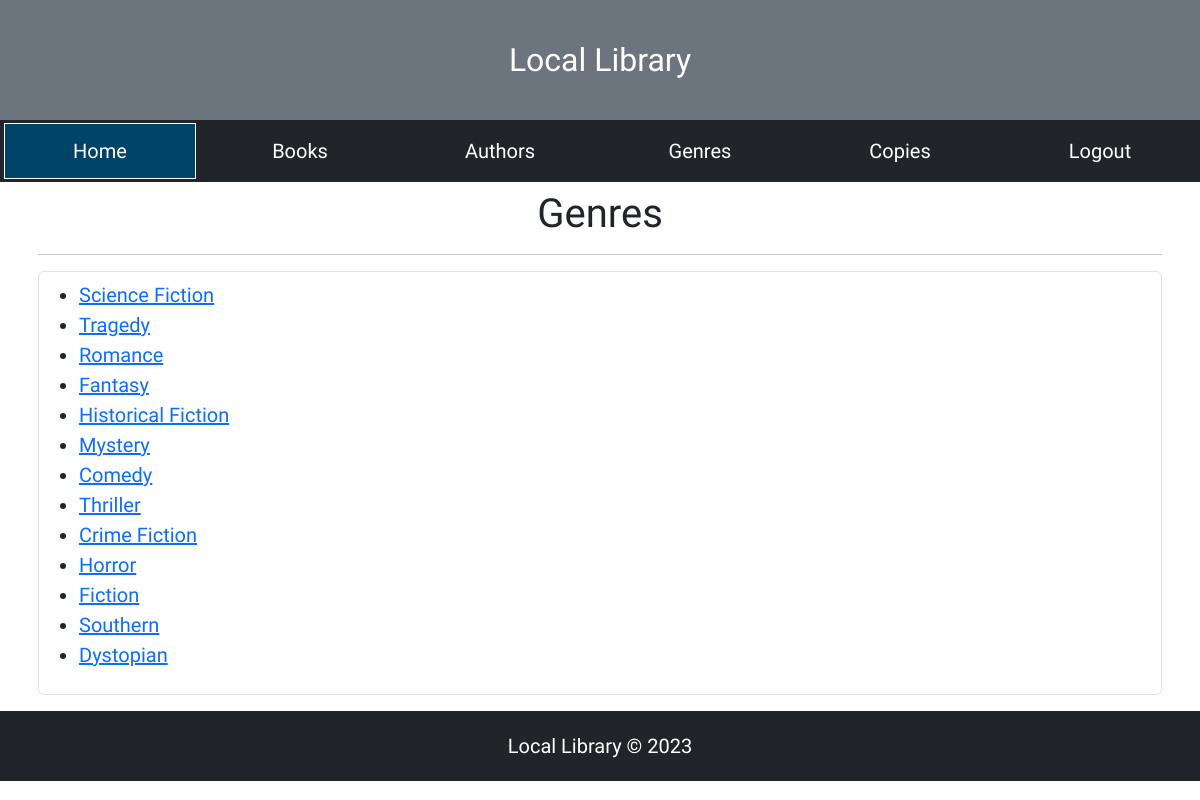
/catalog/genres/ (signed in), run on an earlier commit of the app's database.
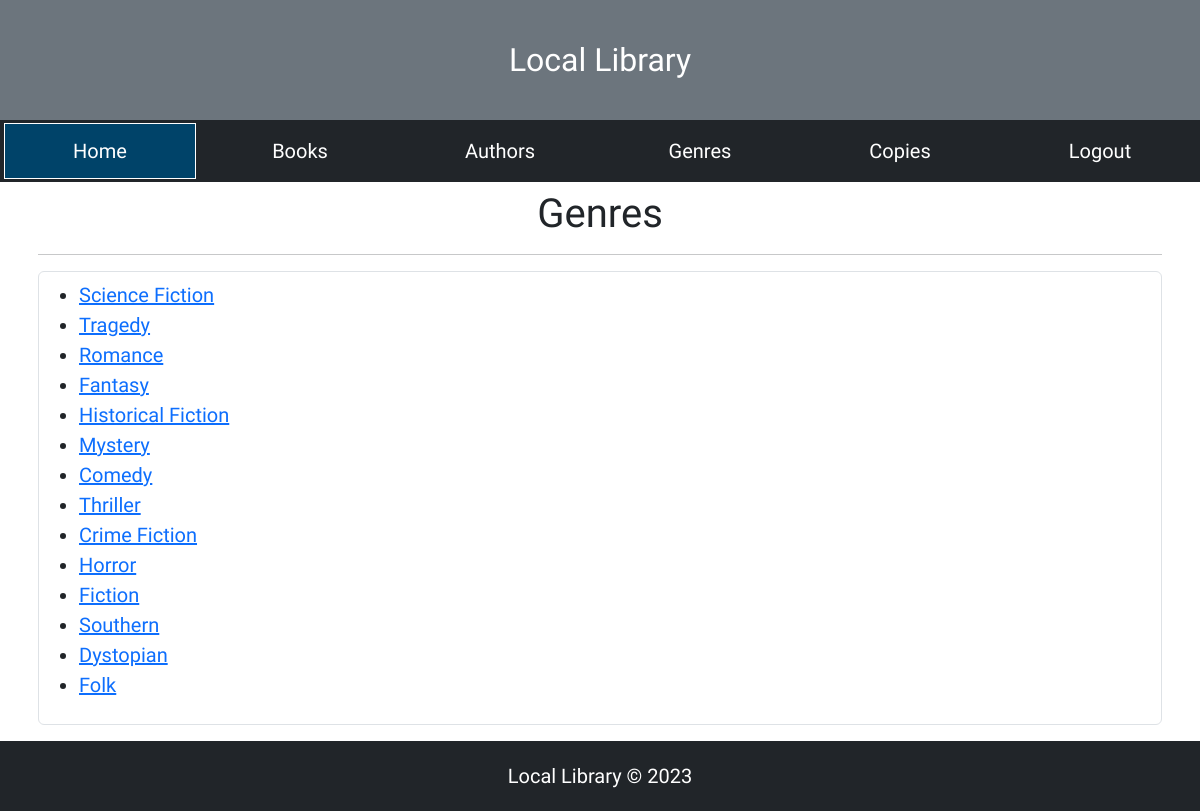
And on a later commit of the database.
### catalog/models.py (models this page shows, shortened)
class Genre(models.Model):
    name = models.CharField(max_length=200, help_text='Enter a book genre (e.g. Science Fiction)')
    def get_absolute_url(self):
        return reverse('genre-detail', args=[str(self.id)])

### catalog/views.py (the view)
# urls.py: path('genres/', views.GenreListView.as_view(), name='genres'),
class GenreListView(LoginRequiredMixin, ListView):
    model = Genre
    template_name = 'genre_list.html'

### catalog/templates/genre_list.html
{% extends "base.html" %}
{% block content %}
<div class="container p-2">
  <h1 class="display-6 text-center">Genres</h1>
  <hr>
  <div class="border rounded p-2 mb-2">
    <ul>
      {% for genre in genre_list %}
      <li><a href="{{ genre.get_absolute_url }}">{{ genre.name }}</a></li>
      {% empty %}
      <p>There are no more genres available.</p>
      {% endfor %}
    </ul>
  </div>
</div>
{% endblock content %}

What changed in the data, as far as the page shows it:
added Genre: name "Folk"
